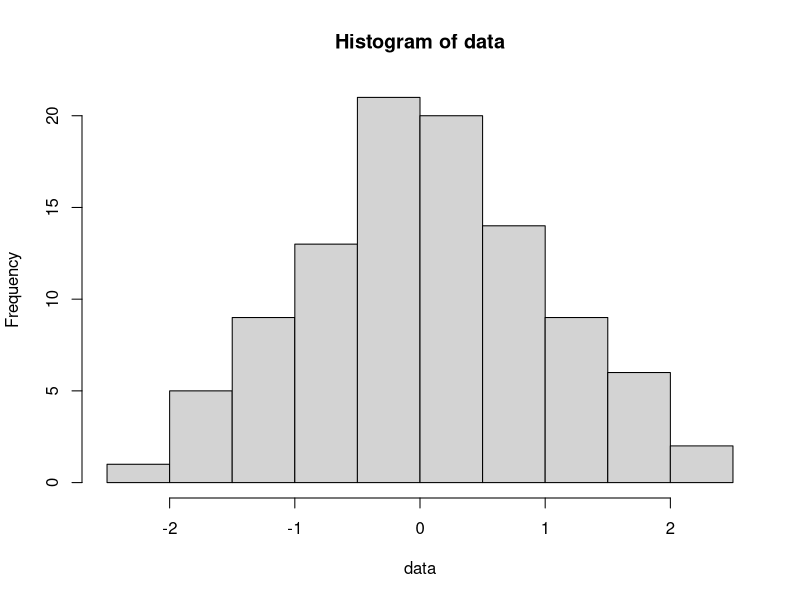
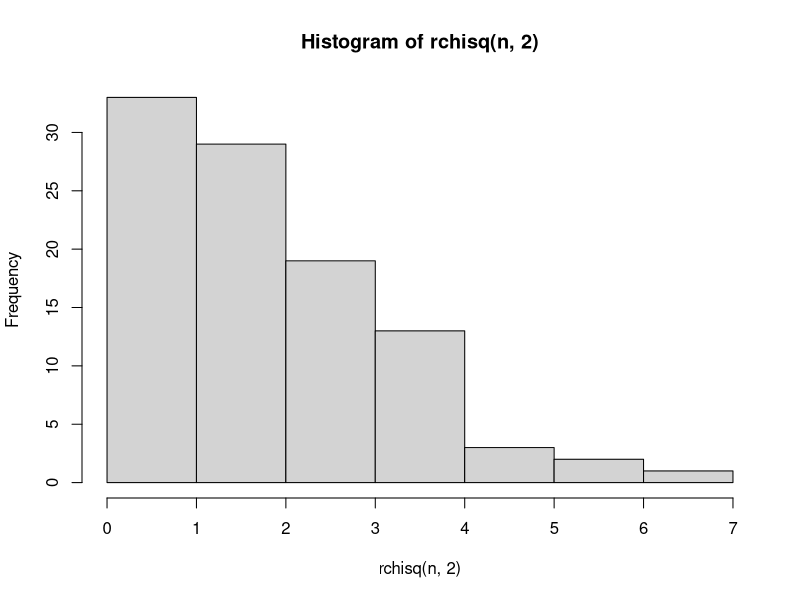
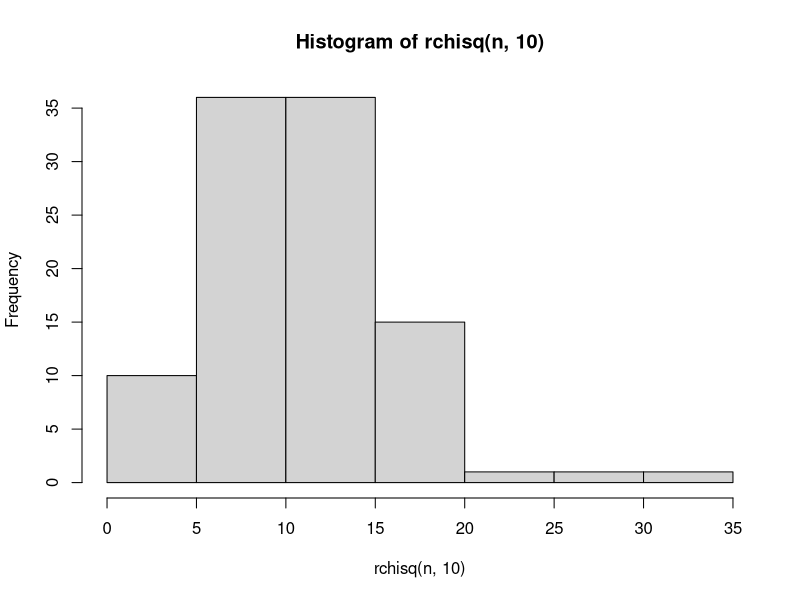
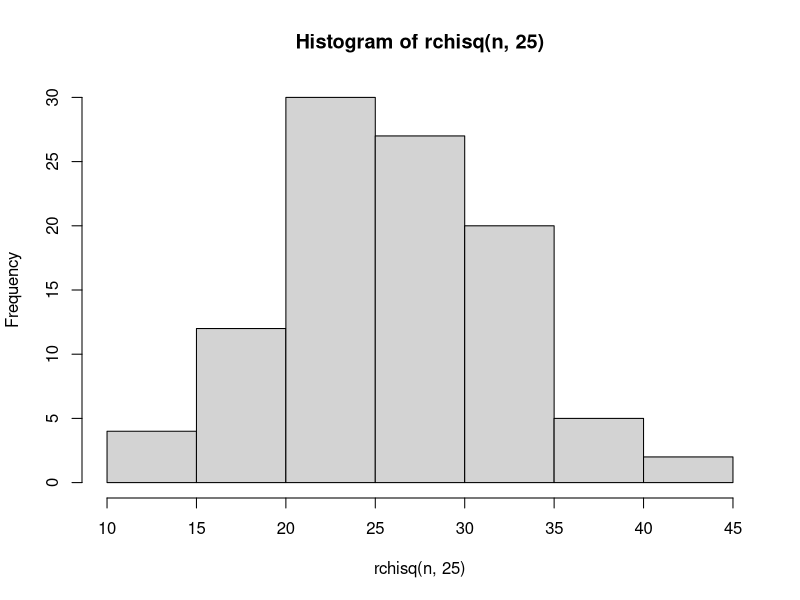
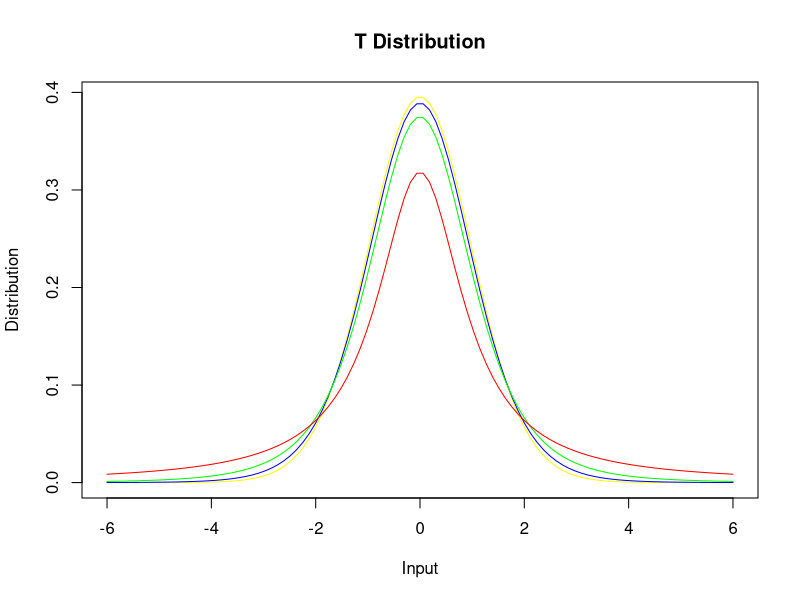
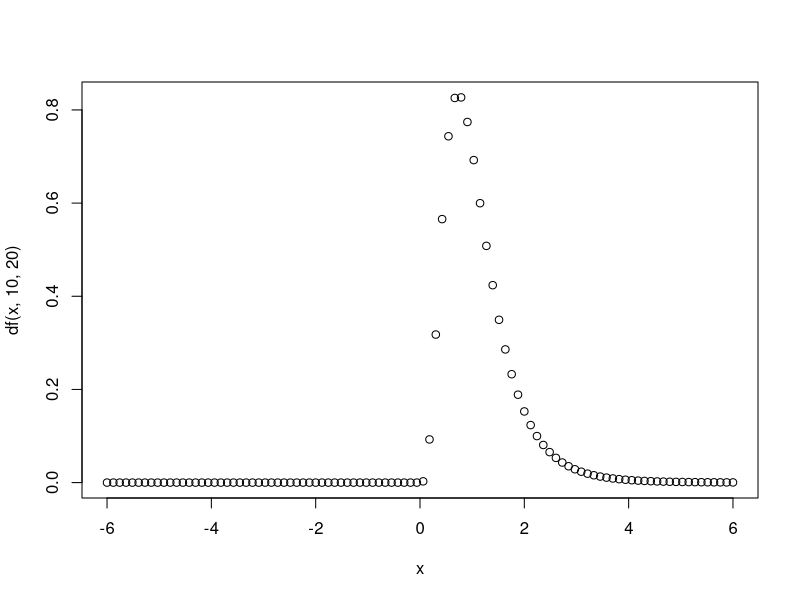
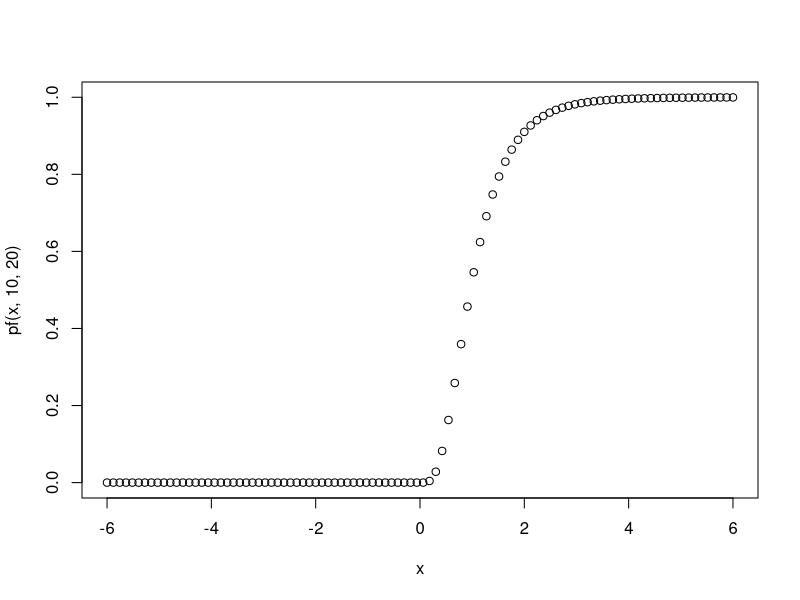
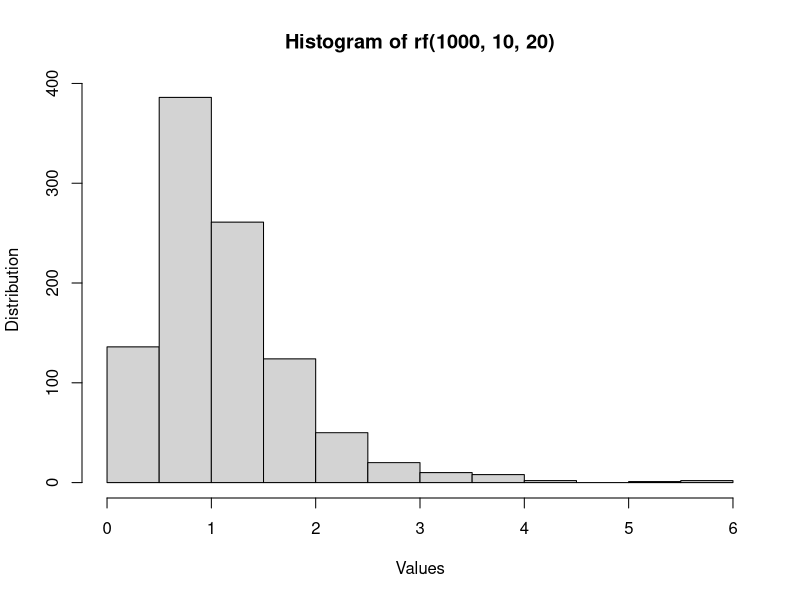

The R source for these figures, in order:
?rt

n<- 100
df<- n-1

data<-rt(n,df)

?hist

hist(data)

df<- c(2,10,25)

hist(rchisq(n,2))

hist(rchisq(n,10))

hist(rchisq(n,25))

?seq

set.seed(0)
x<-seq.int(-6, 6, length.out = 100)

?dt
df<- c(1,4,10,30)
dt(x, df)

tdist1<-dt(x, df[1])
tdist4<-dt(x, df[2])
tdist10<-dt(x, df[3])
tdist30<-dt(x, df[4])

plot(x, tdist30, col = "yellow", xlab = "Input", ylab = "Distribution", main = "T Distribution", type = "l")
  lines(x, tdist10, col = "blue")
  lines(x, tdist4, col = "green")
  lines(x, tdist1, col = "red")

#Write an r code to find the 95th percentile of the f distribution with 10, 20 degrees of freedom
  
??qfdist
  
qf(0.95, 10, 20)

 ?pf   


#4 <i>
plot(x, df(x,10,20))
plot(x, pf(x, 10, 20))

?pf

arr1<- pf(1.5, 10, 20)
arr2<- 1- pf(1.5, 10,20, lower.tail = FALSE)

arr1
arr2

?qf
qf(0.25, 10, 20)
qf(0.50, 10, 20)
qf(0.75, 10, 20)
qf(0.99, 10, 20)

hist(rf(1000, 10, 20), xlab = "Values", ylab = "Distribution")
